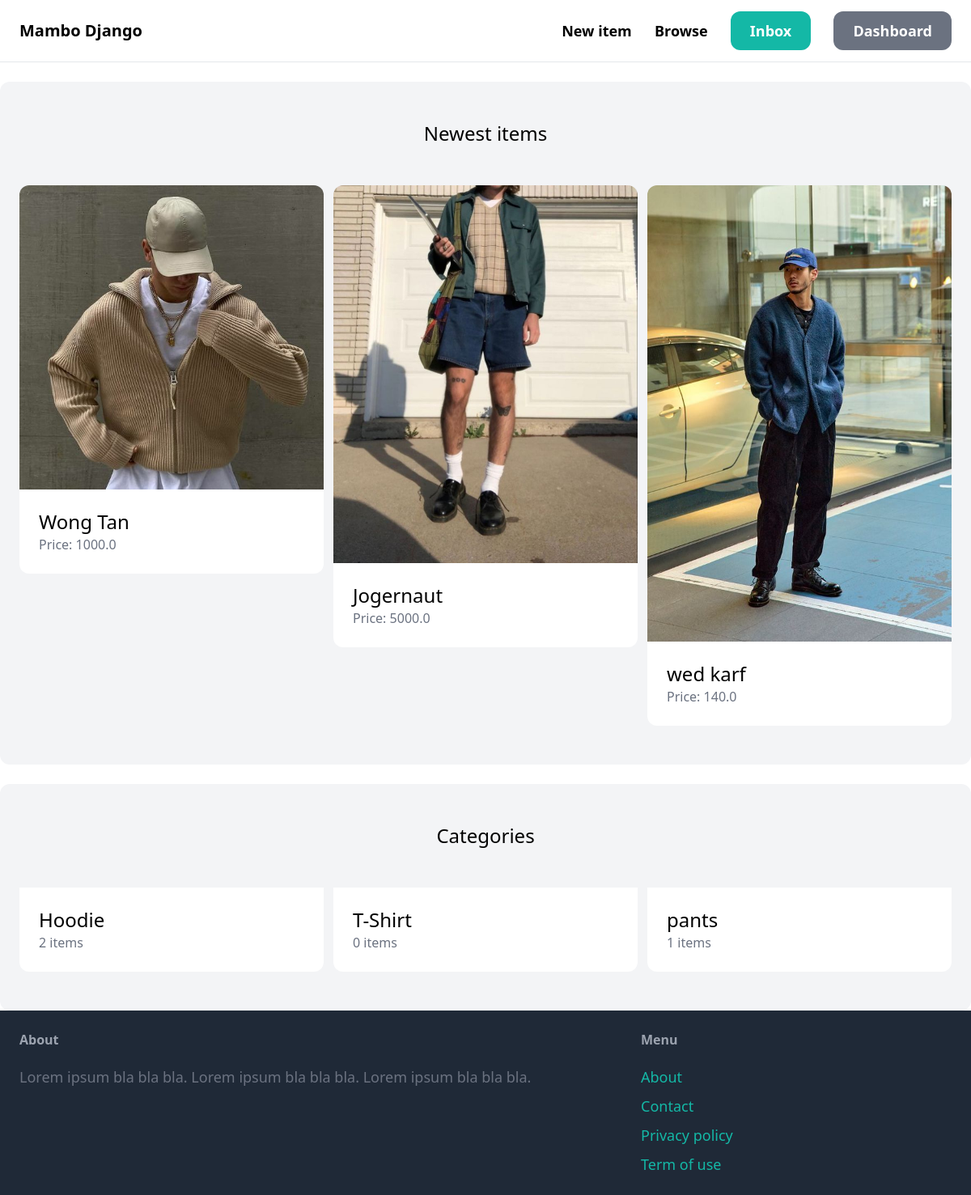
The page / on the database its author committed.
### item/models.py (models this page shows, shortened)
class Item(models.Model):
    category = models.ForeignKey(Category, related_name='items',on_delete=models.CASCADE)
    name = models.CharField(max_length=255)
    description = models.TextField(blank=True, null=True)
    price = models.FloatField()
    image = models.ImageField(upload_to='item_image', blank=True, null=True)
    is_sold = models.BooleanField(default=False)
    created_by = models.ForeignKey(User, related_name='items', on_delete=models.CASCADE)
    created_at = models.DateTimeField(auto_now_add=True)

class Category(models.Model):
    name = models.CharField(max_length=255)
    class Meta:
        ordering = ['name']
        verbose_name_plural = "Categories" #mengubah nama table

### core/views.py (the view)
# urls.py: path('', views.index, name='index'),
def index(request):
    items = Item.objects.filter(is_sold=False)[0:6]
    categories = Category.objects.all()
    return render(
        request,
        "core/index.html",
        {
            "categories": categories,
            "items": items,
        },
    )

### core/templates/core/index.html (shortened to what this page needs)
{% extends 'core/base.html' %}
{% block content %}
    <div class="mt-6 px-6 py-12 bg-gray-100 rounded-xl">
        <h2 class="mb-12 text-2xl text-center">Newest items</h2>
        <div class="grid grid-cols-3 gap-3">
            {% for item in items %}
                <div>
                    <a href="{% url 'item:detail' item.id %}">
                        <div>
                            <img src="{{ item.image.url }}" class="rounded-t-xl">
                        </div>
                        <div class="p-6 bg-white rounded-b-xl">
                            <h2 class="text-2xl">{{ item.name }}</h2>
                            <p class="text-gray-500">Price: {{ item.price }}</p>
                        </div>
                    </a>
                </div>
            {% endfor %}
        </div>
    </div>
    <div class="mt-6 px-6 py-12 bg-gray-100 rounded-xl">
        <h2 class="mb-12 text-2xl text-center">Categories</h2>
        <div class="grid grid-cols-3 gap-3">
            {% for category in categories %}
                <div>
                    <a href="#">
                        <div class="p-6 bg-white rounded-b-xl">
                            <h2 class="text-2xl">{{ category.name }}</h2>
                            <p class="text-gray-500">{{ category.items.count }} items</p>
                        </div>
                    </a>
                </div>
            {% endfor %}
        </div>
    </div>
{% endblock %}

### core/templates/core/base.html (shortened to what this page needs)
<!DOCTYPE html>
<html lang="en">
    <head>
        <script src="https://cdn.tailwindcss.com"></script>
    </head>
    <body>
        <nav
            class="py-6 px-6 flex justify-between items-center border-b border-gray-200"
        >
            <a href="/" class="text-xl font-semibold">Mambo Django</a>
            <div class="space-x-6">
                <a href="" class="text-lg font-semibold hover:text-gray-500">New item</a>
                <a href="" class="text-lg font-semibold hover:text-gray-500">Browse</a>
                    <a href="" class="px-6 py-3 text-lg font-semibold bg-teal-500 text-white rounded-xl hover:bg-teal-700">Inbox</a>
                    <a href="" class="px-6 py-3 text-lg font-semibold bg-gray-500 text-white rounded-xl hover:bg-gray-700">Dashboard</a>
            </div>
        </nav>
        <div>
            <h1>{%block content%} {%endblock%}</h1>
        </div>
        <footer class="py-6 px-6 flex justify-between bg-gray-800">
            <div class="w-2/3 pr-10">
                <h3 class="mb-5 font-semibold text-gray-400">About</h3>
                <p class="text-lg text-gray-500">Lorem ipsum bla bla bla. Lorem ipsum bla bla bla. Lorem ipsum bla bla bla.</p>
            </div>
            <div class="w-1/3">
                <h3 class="mb-5 font-semibold text-gray-400">Menu</h3>
                <ul class="space-y-2">
                    <li><a href="#" class="text-lg text-teal-500 hover:text-teal-700">About</a></li>
                    <li><a href="{% url 'core:contact' %}" class="text-lg text-teal-500 hover:text-teal-700">Contact</a></li>
                    <li><a href="#" class="text-lg text-teal-500 hover:text-teal-700">Privacy policy</a></li>
                    <li><a href="#" class="text-lg text-teal-500 hover:text-teal-700">Term of use</a></li>
                </ul>
            </div>
        </footer>
    </body>
</html>

### rows shown on the page
Item: image (picture), name "Wong Tan", price "1000.0"
Item: image (picture), name "Jogernaut", price "5000.0"
Item: image (picture), name "wed karf", price "140.0"
Category: name "Hoodie", items.count "2"
Category: name "T-Shirt", items.count "0"
Category: name "pants", items.count "1"
